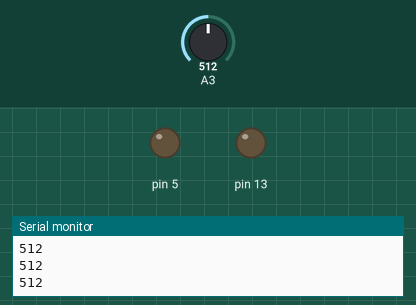
Recording of a sketch running on a simulated Arduino Uno, built with avr-gcc and run on an emulated ATmega328P. Parts: output pins drawn as LEDs (lit = HIGH), the last lines printed to the serial monitor. Inputs (shaded band) come from the test bench; at power-on: A3 = 512.

Above: at 1.2 s.
1.3 s: A3 set to 55
2.8 s: A3 set to 47
At 3.6 s:
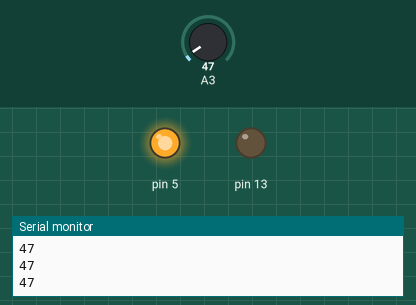
4.3 s: A3 set to 122
At 4.8 s:
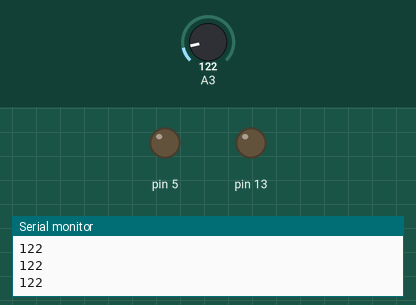
5.8 s: A3 set to 40
At 7.1 s:
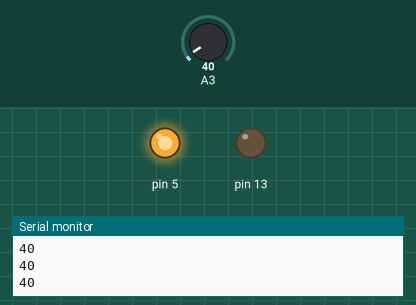
Timing chart, 0 to 8.3 s (numbered marks = the images above; inputs shaded):
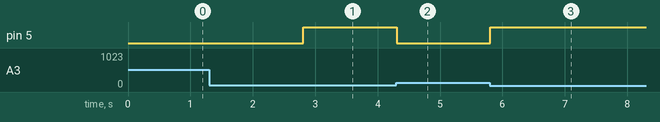

The sketch:

ir.ino
```cpp
int a;

void setup(){
  pinMode(5,OUTPUT);
  pinMode(13,OUTPUT);
  Serial.begin(9600);
}

void loop(){
  digitalWrite(13,LOW);
  a=analogRead(A3);
  Serial.println(a);
  if(a<50){
    digitalWrite(5,HIGH);
  }
  else{
    digitalWrite(5,LOW);
  }
}
```

Measured:
- the behaviour switches between 50 and 49 on A3 (found by bisection; images 0 and 1)
- after the input at 2.8 s, pin 5: LOW → HIGH at once
- after the input at 4.3 s, pin 5: HIGH → LOW at once
- after the input at 5.8 s, pin 5: LOW → HIGH at once
